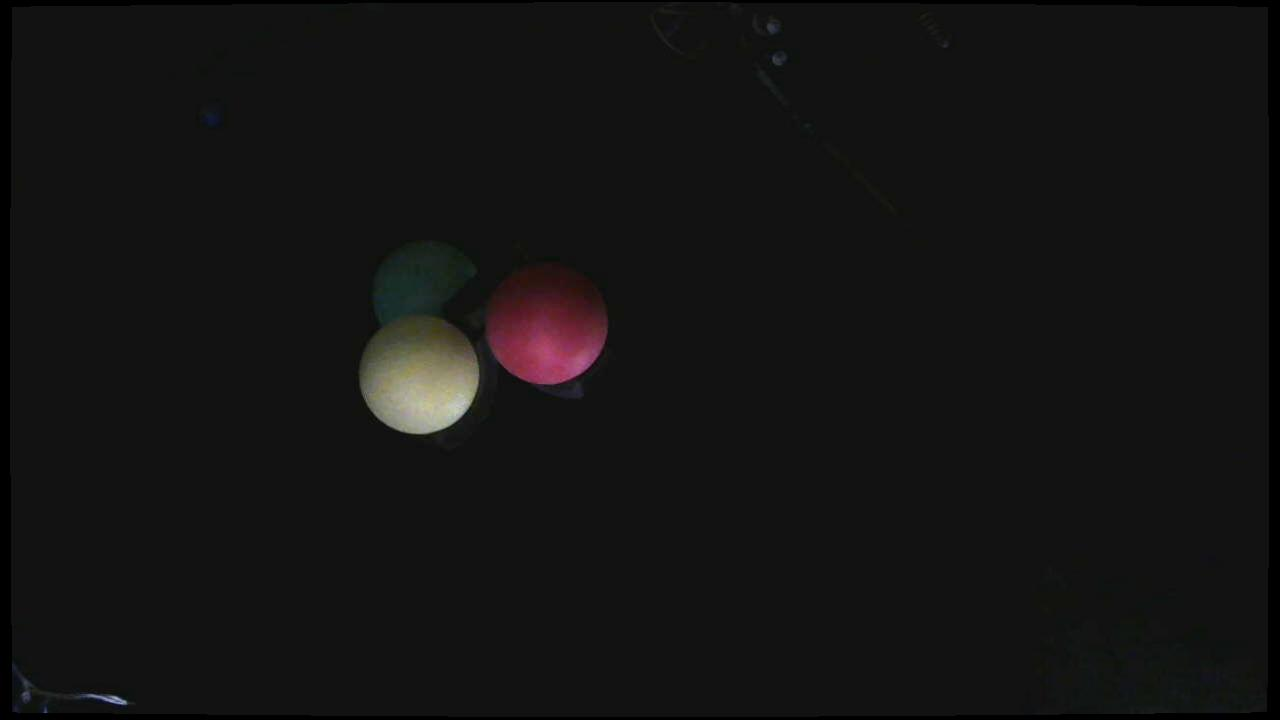
#> input picture CV/cv_part/test.jpg, 1280 x 720 px
$ python test_clr_det_func.py
#> lines starting #> are read from the running program, lines starting #| are printed output that depends on the picture; after the words box and inside, x2 and y2 are one past the last pixel; in counts of white or black regions, pixels touching at a corner belong together
### CV/cv_part/func_circle_detect.py
# -*- coding: utf-8 -*-
"""
Created on Thu Nov  1 16:36:11 2018

@author: Haonan
"""
import cv2
import math
import numpy as np
import time
import sys
import func_color_threshold as fcth
from multiprocessing.pool import ThreadPool

color_threshold = fcth.color_threshold()
color_threshold.color_polyfit()
#> further down, img is the input picture: shape (720, 1280, 3); mean B, G, R 19.1, 19.3, 19.9
saturation_enhance = 1

sample_radius = 0.8

class circle_temp_class:
    center = None
    radius = None
    color_vec = np.array([0,0,0])

# return class of the function: circle_center_detect, contains the center of the three color circles [B, G, R]
class circle_class:
    b = np.array([0,0])
    g = np.array([0,0])
    r = np.array([0,0])

def circle_center_detect_single_ball (img, showplot, circles_radius_min, circles_radius_max, ref_color, num_ball, idx_cam, carve_sign, carve_center, carve_radius):
#> called with showplot = 1, num_ball = 0, idx_cam = 3, carve_sign = 0
    img_origin = img
    pi = math.pi
    color_detect3_threshhold = 20
    sample_number = 36
    circle_trust_threshold = 0.15


    circle_temp = [circle_temp_class(), circle_temp_class(), circle_temp_class()]

    h, w = img.shape[:2]
    red = np.float32(img[:,:,2])
    green = np.float32(img[:,:,1])
    blue = np.float32(img[:,:,0])

    red_new = (np.square(red/50)*900).clip(min=0,max=255)
    green_new = (np.square(green/50)*900).clip(min=0,max=255)
    blue_new = (np.square(blue/50)*900).clip(min=0,max=255)

    new_img = np.zeros((h,w,3))
    new_img[:,:,0] = blue_new
    new_img[:,:,1] = green_new
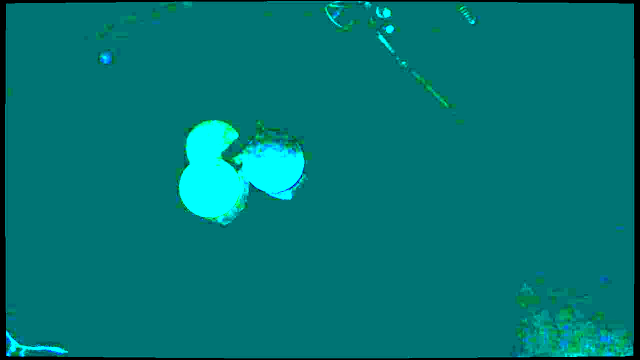
#> new_img: shape (720, 1280, 3) float64 (shown at 1/2 size); mean of channels 0, 1, 2 117.6, 118.8, 0; drawn as B, G, R
    new_img[:,:,2] = red_new

    gray = cv2.cvtColor(np.uint8(new_img),cv2.COLOR_BGR2GRAY)

    gray_gauss_sum = np.zeros((h,w))
    for i in range(6):
        gray_gauss_sum += np.float32(cv2.GaussianBlur(gray, (0,0), i+1))
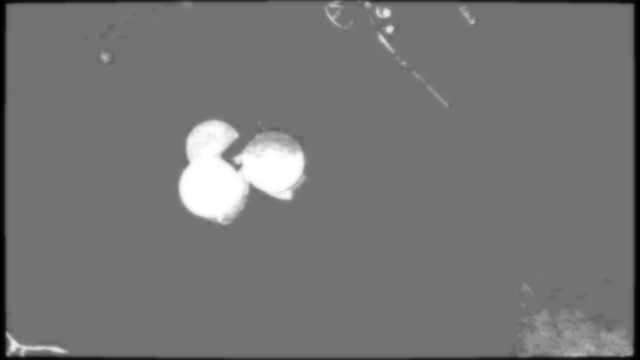
#> gray_gauss_sum: shape (720, 1280) float64 (shown at 1/2 size); min 1, max 1530, mean 707.1; drawn with min black and max white
    gray_gauss_sum = np.uint8(gray_gauss_sum/(i+1))

    if showplot == 1:
        cv2.imshow("gray_gauss_sum",gray_gauss_sum)
        cv2.waitKey(0)
        cv2.destroyAllWindows()

    canny_edge = cv2.Canny(cv2.GaussianBlur(gray_gauss_sum, (0,0), 1),40,70)
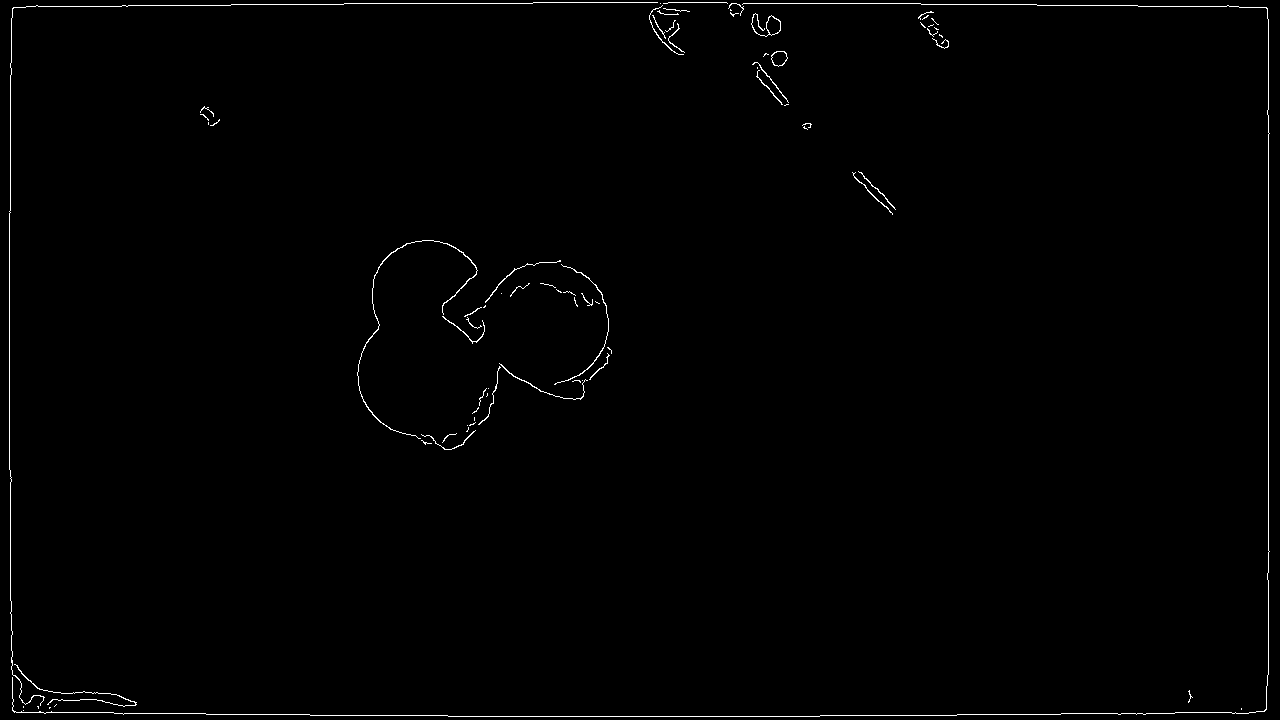
#> canny_edge: shape (720, 1280); 0.73% white in thin lines or dots
    combine = np.zeros((h,w,3))
    for i in range(3):
        combine[:,:,i] += (np.float32(canny_edge)+np.float32(img[:,:,i])).clip(min=0,max=255)

    if showplot == 1:
        cv2.imshow("canny",canny_edge)
        cv2.imshow("canny on origin",np.uint8(combine))
        cv2.waitKey(0)
        cv2.destroyAllWindows()

    channel_ball_2 = np.uint8((3*(red-green)).clip(min=0,max=255)) # red
    channel_ball_0 = np.uint8((3*(green-red)).clip(min=0,max=255)) # green
    channel_ball_1 = np.uint8((10*(red-blue)-7*np.float32(channel_ball_2)).clip(min=0,max=255)) # yellow
    channel_ball_0 = np.uint8((3*(np.float32(channel_ball_0)-2*np.float32(channel_ball_1))).clip(min=0,max=255)) # green
    channel_ball_2 = np.uint8((3*(np.float32(channel_ball_2)-3*np.float32(channel_ball_1))).clip(min=0,max=255)) # red

    if showplot == 1:
        cv2.imshow("green channel",channel_ball_0)
        cv2.imshow("yellow channel ",channel_ball_1)
        cv2.imshow("red channel",channel_ball_2)

    blur_param = 7
    binary_thresh = 30
    (T,channel_ball_0) = cv2.threshold(cv2.GaussianBlur(channel_ball_0, (0,0), blur_param),binary_thresh,255,cv2.THRESH_BINARY)
#> channel_ball_0: shape (720, 1280); 0.92% white; 7 white regions (1 under 20 px), largest, box (x1, y1, x2, y2) and area: (367, 242, 479, 329) 7118, (1163, 679, 1195, 706) 674, (1078, 677, 1097, 704) 342, (109, 691, 132, 709) 310, (45, 703, 51, 709) 30, (22, 684, 27, 689) 20
#> T = 30
    (T,channel_ball_1) = cv2.threshold(cv2.GaussianBlur(channel_ball_1, (0,0), blur_param),binary_thresh,255,cv2.THRESH_BINARY)
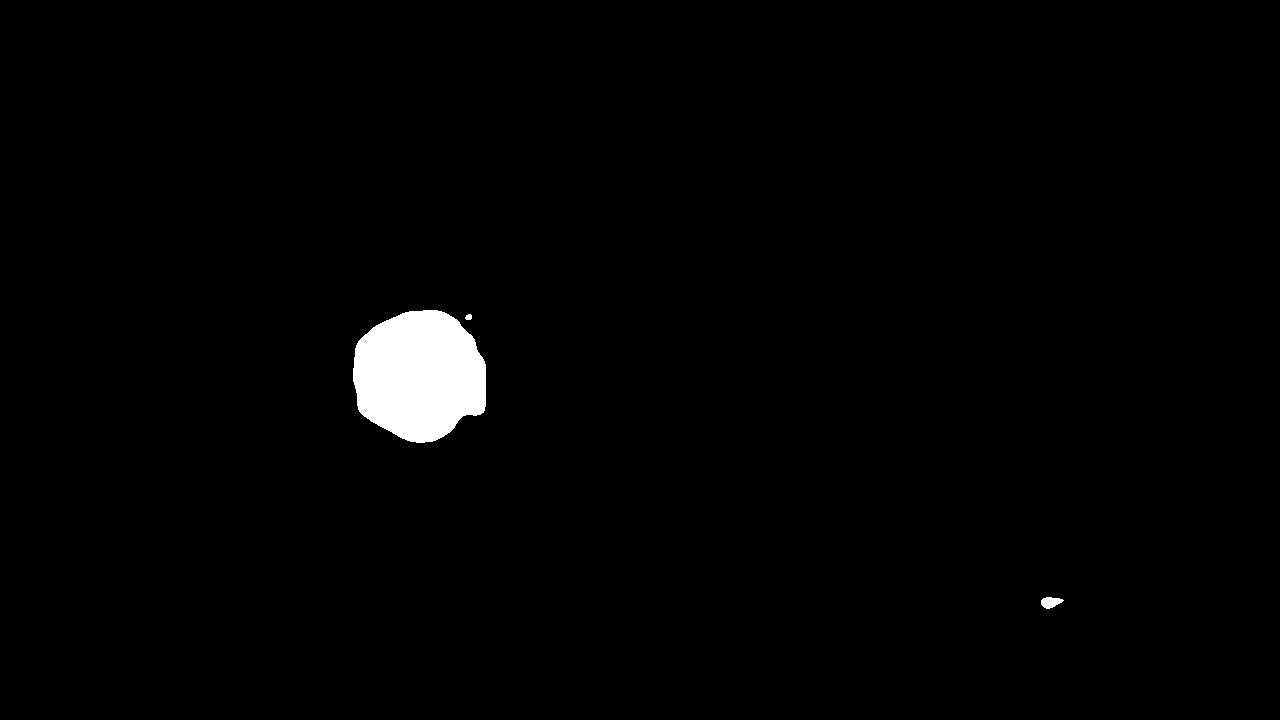
#> channel_ball_1: shape (720, 1280); 1.5% white; 3 white regions, box (x1, y1, x2, y2) and area: (353, 310, 486, 443) 13818, (1041, 597, 1064, 609) 185, (465, 314, 472, 320) 34
    (T,channel_ball_2) = cv2.threshold(cv2.GaussianBlur(channel_ball_2, (0,0), blur_param),binary_thresh,255,cv2.THRESH_BINARY)
#> channel_ball_2: shape (720, 1280); 1.6% white; 2 white regions, box (x1, y1, x2, y2) and area: (477, 258, 616, 395) 15088, (465, 351, 474, 360) 68

    channel_ball_0 = np.uint8(np.multiply(np.float32(channel_ball_0)/255,canny_edge))
#> channel_ball_0: shape (720, 1280); 0.03% white in thin lines or dots, all inside (x1, y1, x2, y2) = (47, 244, 1193, 709)
#> (the rest of the program and of its run is left out)
